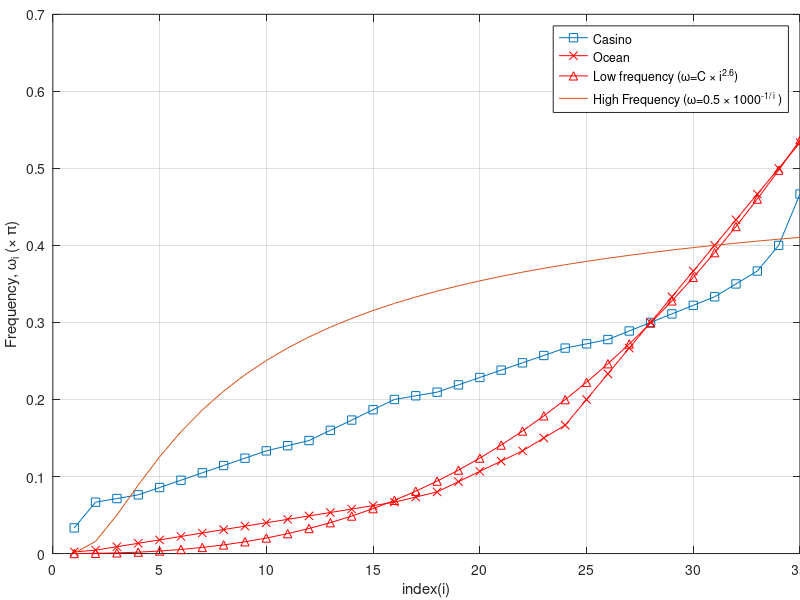

Here is the MATLAB script that generated this plot:
casino=[ 0.0333    0.0667    0.0714    0.0762    0.0857    0.0952    0.1048    0.1143    0.1238    0.1333    0.1400    0.1467    0.1600    0.1733    0.1867    0.2000    0.2048  0.2095    0.2190    0.2286    0.2381    0.2476    0.2571    0.2667    0.2722    0.2778    0.2889    0.3000    0.3111    0.3222    0.3333    0.3500    0.3667    0.4000 0.4667];

 ocean=[  0.0022    0.0044    0.0089    0.0133    0.0178    0.0222    0.0267    0.0311    0.0356    0.0400    0.0444    0.0489    0.0533    0.0578    0.0622    0.0667    0.0733 0.0800    0.0933    0.1067    0.1200    0.1333    0.1500    0.1667    0.2000    0.2333    0.2667    0.3000    0.3333    0.3667    0.4000    0.4333    0.4667    0.5000  0.5333];


plot(casino,'-s');
hold on;
plot(ocean,'r-x');
C=0.5*35^(-2.6);
 low_f=C*([1:35]).^(2.62); 
high_f=0.5*(1000).^(-1./[1:35]);
hold on
plot(low_f,'r-^');
plot(high_f);
grid on;
xlabel('index(i)');
ylabel('Frequency, \omega_i (\times \pi)');
set(gca, 'Position', get(gca, 'OuterPosition') - get(gca, 'TightInset') * [-1 0 1 0; 0 -1 0 1; 0 0 1 0; 0 0 0 1]);

legend('Casino','Ocean','Low frequency (\omega=C \times i^{2.6})','High Frequency (\omega=0.5 \times 1000^{-1/ i} )');

hold off;